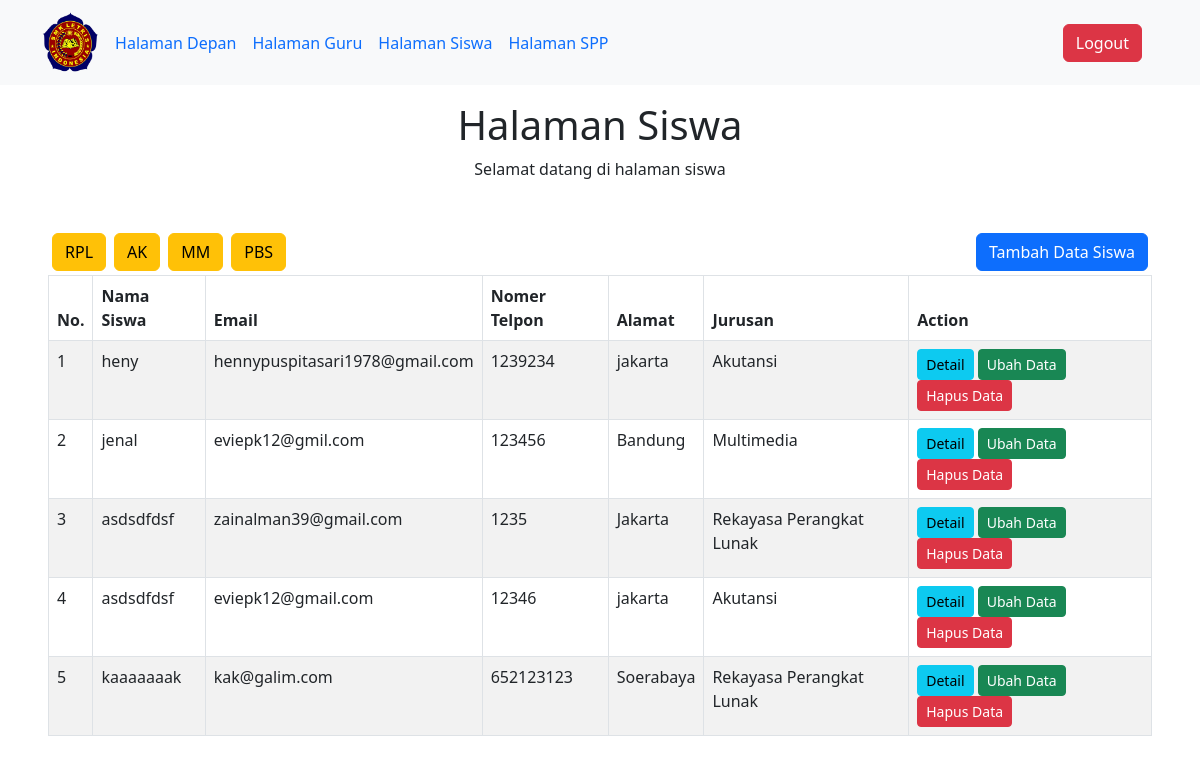
/views/admin_siswa.php (signed in), run on the app's committed database.
### tables this page shows
CREATE TABLE `siswa` (
  `id` int(11) NOT NULL,
  `nama` varchar(255) NOT NULL,
  `email` varchar(255) NOT NULL,
  `no_hp` int(25) NOT NULL,
  `alamat` varchar(255) NOT NULL,
  `id_jurusan` int(11) NOT NULL,
  `spp` tinyint(1) NOT NULL DEFAULT 0
);

CREATE TABLE `jurusan` (
  `id` int(11) NOT NULL,
  `jurusan` varchar(255) NOT NULL
);

### views/admin_siswa.php (the view, shortened to what this page needs)
<?php
include("../includes/inc_header.php");
include "../includes/inc_koneksi.php";
?>
<div class="container text-center">
    <h1>Halaman Siswa</h1>
    <p>Selamat datang di halaman siswa</p>
</div>
<div class="card-body m-5">
    <table class="table table-bordered table-striped">
        <?php if (in_array("guru", $_SESSION['admin_akses'])) { ?>
            <a href="crud_tambah_siswa.php" class="btn btn-primary float-end m-1">Tambah Data Siswa</a>
        <?php } ?>
        <a href="rpl_sorted.php" class="btn btn-warning float-start m-1">RPL</a>
        <a href="ak_sorted.php" class="btn btn-warning float-start m-1">AK</a>
        <a href="mm_sorted.php" class="btn btn-warning float-start m-1">MM</a>
        <a href="pbs_sorted.php" class="btn btn-warning float-start m-1">PBS</a>
        <thead>
            <tr>
                <th>No.</th>
                <th>Nama Siswa</th>
                <th>Email</th>
                <th>Nomer Telpon</th>
                <th>Alamat</th>
                <th>Jurusan</th>
                <th>Action</th>
            </tr>
        </thead>
        <tbody>
            <?php
            $number = 1;
            $query = "SELECT
            siswa.id AS id_siswa,
            siswa.alamat AS alamat_siswa,
            siswa.nama AS nama_siswa,
            siswa.email AS email_siswa,
            siswa.no_hp AS no_hp_siswa,
            jurusan.jurusan AS nama_jurusan
            FROM siswa, jurusan WHERE jurusan.id = siswa.id_jurusan";
            $query_run = mysqli_query($koneksi, $query);
            if (mysqli_num_rows($query_run) > 0) {
                foreach ($query_run as $siswa) {
                    ?>
                    <tr>
                        <td>
                            <?= $number++ ?>
                        </td>
                        <td>
                            <?= $siswa['nama_siswa'] ?>
                        </td>
                        <td>
                            <?= $siswa['email_siswa'] ?>
                        </td>
                        <td>
                            <?= $siswa['no_hp_siswa'] ?>
                        </td>
                        <td>
                            <?= $siswa['alamat_siswa'] ?>
                        </td>
                        <td>
                            <?= $siswa['nama_jurusan'] ?>
                        </td>
                        <td>
                            <a href="crud_detail_siswa.php?id=<?= $siswa['id_siswa']; ?>" class="btn btn-info btn-sm">Detail</a>
                            <?php if (in_array("guru", $_SESSION['admin_akses'])) { ?>
                                <a href="crud_edit_siswa.php?id=<?= $siswa['id_siswa']; ?>" class="btn btn-success btn-sm">Ubah
                                    Data</a>
                                <form action="../controllers/controller_siswa.php" method="POST" class="d-inline">
                                    <button type="submit" name="hapus_data_siswa" value="<?= $siswa['id_siswa']; ?>"
                                        class="btn btn-danger btn-sm">Hapus Data</button>
                                </form>
                            <?php } ?>
                        </td>
                    </tr>
                    <?php
                }
            } else {
                echo "<h5 style='color:red;'>Belum Ada Data Siswa</h5>";
            }
            ?>
        </tbody>
</div>
<?php
include("../includes/inc_footer.php");
?>

### data on the page
siswa: nama "heny", email "hennypuspitasari1978@gmail.com", no_hp "1239234", alamat "jakarta", id_jurusan.jurusan "Akutansi", $siswa['id_siswa'] 12 (drawn)
siswa: nama "jenal", email "eviepk12@gmil.com", no_hp "123456", alamat "Bandung", id_jurusan.jurusan "Multimedia", $siswa['id_siswa'] 13 (drawn)
siswa: nama "asdsdfdsf", email "zainalman39@gmail.com", no_hp "1235", alamat "Jakarta", id_jurusan.jurusan "Rekayasa Perangkat Lunak", $siswa['id_siswa'] 14 (drawn)
siswa: nama "asdsdfdsf", email "eviepk12@gmail.com", no_hp "12346", alamat "jakarta", id_jurusan.jurusan "Akutansi", $siswa['id_siswa'] 15 (drawn)
siswa: nama "kaaaaaaak", email "kak@galim.com", no_hp "652123123", alamat "Soerabaya", id_jurusan.jurusan "Rekayasa Perangkat Lunak", $siswa['id_siswa'] 16 (drawn)
